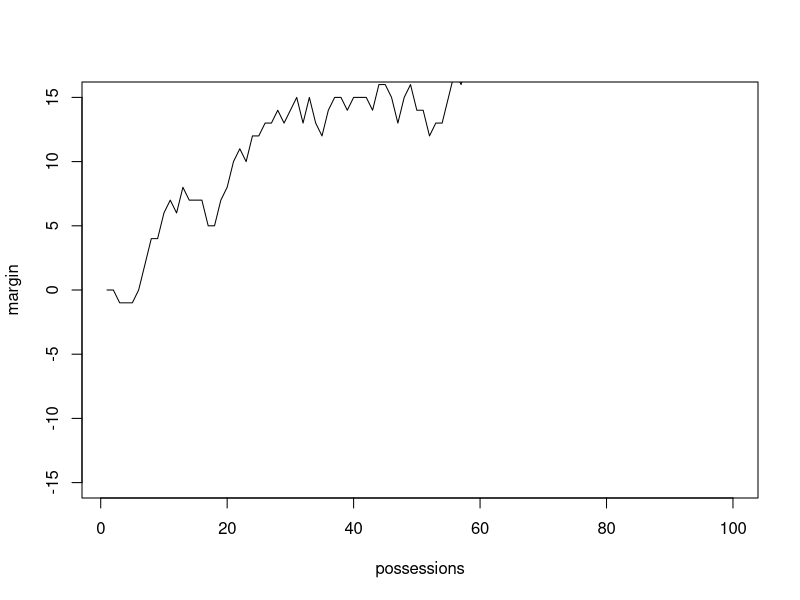

Reproduce this figure in R.
nobs=100

alpha=1.0
sig=1.0
p1ft=0.145
p2ft=0.145
p13pt=0.1211
p23pt=0.1211
p12pt=0.269
p22pt=0.269
p1make=p13pt+p12pt+p1ft
p2make=p13pt+p12pt+p1ft

eps<-c(sig*rnorm(nobs))
ran1<-(runif(nobs, min = 0, max = 1))
ran2<-(runif(nobs, min = 0, max = 1))
mar<-c(1:nobs)*0
score1<-c(1:nobs)*0
score2<-c(1:nobs)*0

for(k in 2:nobs){
  if (mar[k-1]>0) {alpha1=alpha} & {alpha2=1
  } else {alpha1=1} & {alpha2=alpha
  }
  
  if (ran1[k]<1-alpha1*p1make) {score1[k]=0
  } else if (ran1[k]<1-alpha1*p1make+alpha1*p12pt) {score1[k]=2
  } else if (ran1[k]<1-alpha1*p1make+alpha1*p13pt) {score1[k]=3
  } else {score1[k]=1
  }
  if (ran2[k]<1-alpha2*p2make) {score2[k]=0
  } else if (ran2[k]<1-alpha2*p2make+alpha2*p22pt) {score2[k]=2
  } else if (ran2[k]<1-alpha2*p2make+alpha2*p23pt) {score2[k]=3
  } else {score2[k]=1
  }
  mar[k]=mar[k-1]+score1[k]-score2[k] 
  
  }

plot(mar[1:nobs],type="l",xlab="possessions",ylab='margin',ylim=c(-15.0,15.0),)

#for sample plot figures, repeat as necessary for margin series
mar1<-mar
# plot(mar1[1:nobs],type="l",xlab="possessions",ylab='margin',ylim=c(-15.0,15.0),lwd=2,col='blue')
# lines(mar2,lwd=2,col='green')
# lines(mar3,lwd=2,col='red')
